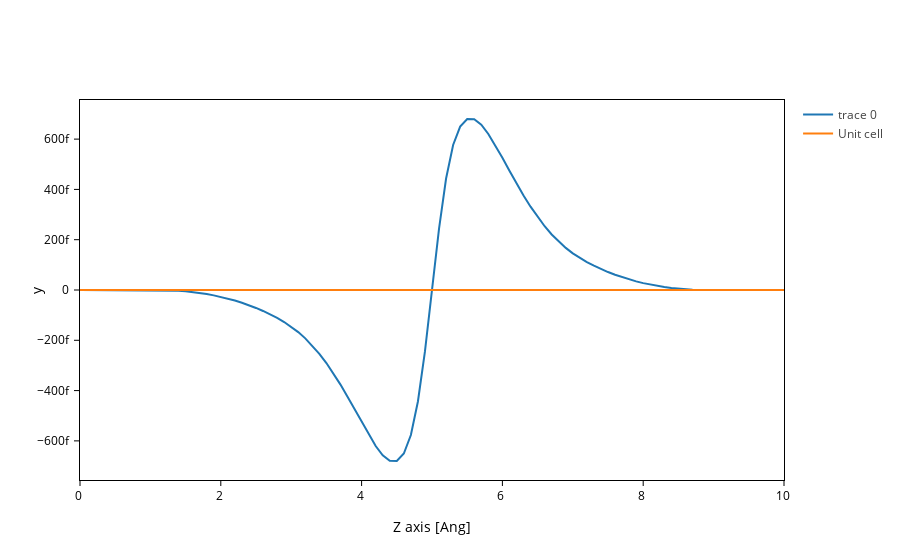

Write notebook code for a chart like this one.
### Markdown cell above
Try how a particular state looks like. For example:

### Code cell
grid1.fill(0)
es[14].wavefunction(grid1)
grid1.plot()
